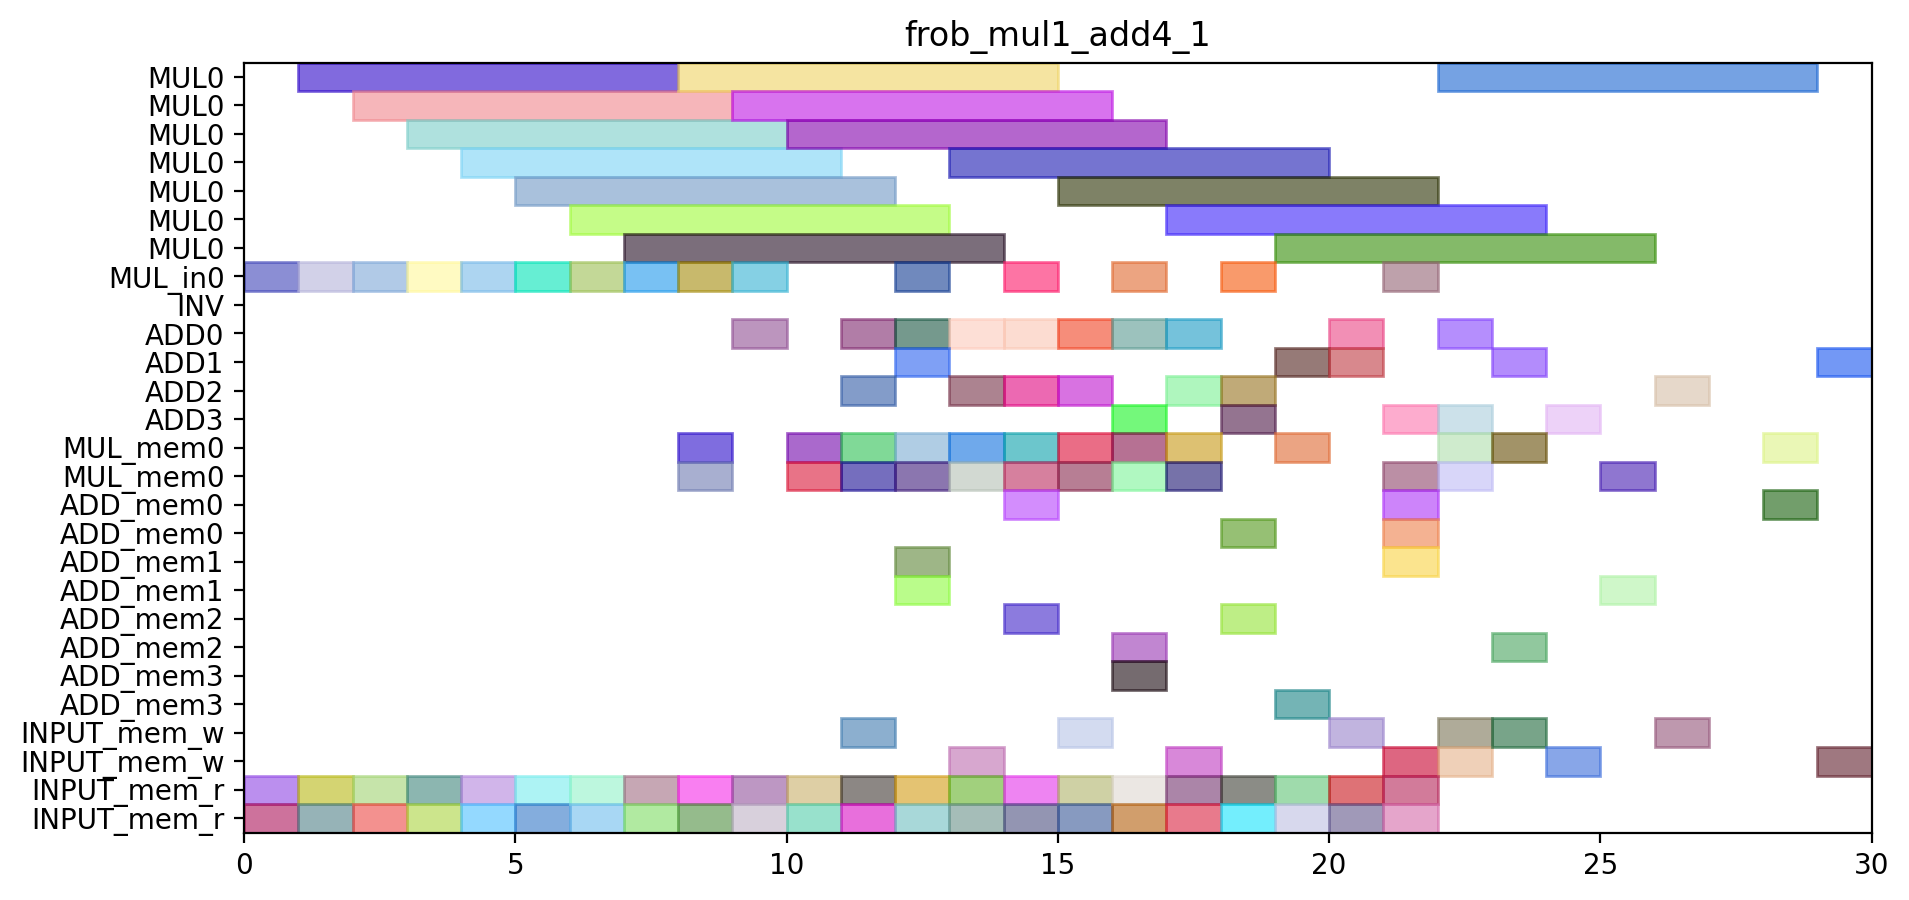

Source code (Python):
from pyschedule import Scenario, solvers, plotters, alt

def solve_frob_mul1_add4_1(ConstStep, ExpStep):
	horizon = 117
	S=Scenario("frob_mul1_add4_1",horizon = horizon)

	# resource
	MUL = S.Resources('MUL', num=1, size=7)
	MUL_in = S.Resources('MUL_in', num=1)
	INV = S.Resource('INV')
	ADD = S.Resources('ADD', num=4, periods=range(1, horizon))
	MUL_mem = S.Resources('MUL_mem', num=1, size=2)
	ADD_mem = S.Resources('ADD_mem', num=4, size=2)
	INPUT_mem_w = S.Resource('INPUT_mem_w', size=2)
	INPUT_mem_r = S.Resource('INPUT_mem_r', size=2)

	# result of previous scheduling
	NEW_F01T0_in = S.Task('NEW_F01T0_in', length=1, delay_cost=1)
	S += NEW_F01T0_in >= 2
	NEW_F01T0_in += MUL_in[0]

	NEW_F01T0_mem0 = S.Task('NEW_F01T0_mem0', length=1, delay_cost=1)
	S += NEW_F01T0_mem0 >= 2
	NEW_F01T0_mem0 += INPUT_mem_r

	NEW_F01T0_mem1 = S.Task('NEW_F01T0_mem1', length=1, delay_cost=1)
	S += NEW_F01T0_mem1 >= 2
	NEW_F01T0_mem1 += INPUT_mem_r

	NEW_F01T0 = S.Task('NEW_F01T0', length=7, delay_cost=1)
	S += NEW_F01T0 >= 3
	NEW_F01T0 += MUL[0]

	NEW_F01T1_in = S.Task('NEW_F01T1_in', length=1, delay_cost=1)
	S += NEW_F01T1_in >= 3
	NEW_F01T1_in += MUL_in[0]

	NEW_F01T1_mem0 = S.Task('NEW_F01T1_mem0', length=1, delay_cost=1)
	S += NEW_F01T1_mem0 >= 3
	NEW_F01T1_mem0 += INPUT_mem_r

	NEW_F01T1_mem1 = S.Task('NEW_F01T1_mem1', length=1, delay_cost=1)
	S += NEW_F01T1_mem1 >= 3
	NEW_F01T1_mem1 += INPUT_mem_r

	NEW_F01T1 = S.Task('NEW_F01T1', length=7, delay_cost=1)
	S += NEW_F01T1 >= 4
	NEW_F01T1 += MUL[0]

	NEW_F11T0_in = S.Task('NEW_F11T0_in', length=1, delay_cost=1)
	S += NEW_F11T0_in >= 5
	NEW_F11T0_in += MUL_in[0]

	NEW_F11T0_mem0 = S.Task('NEW_F11T0_mem0', length=1, delay_cost=1)
	S += NEW_F11T0_mem0 >= 5
	NEW_F11T0_mem0 += INPUT_mem_r

	NEW_F11T0_mem1 = S.Task('NEW_F11T0_mem1', length=1, delay_cost=1)
	S += NEW_F11T0_mem1 >= 5
	NEW_F11T0_mem1 += INPUT_mem_r

	NEW_F11T0 = S.Task('NEW_F11T0', length=7, delay_cost=1)
	S += NEW_F11T0 >= 6
	NEW_F11T0 += MUL[0]

	NEW_F21T0_in = S.Task('NEW_F21T0_in', length=1, delay_cost=1)
	S += NEW_F21T0_in >= 7
	NEW_F21T0_in += MUL_in[0]

	NEW_F21T0_mem0 = S.Task('NEW_F21T0_mem0', length=1, delay_cost=1)
	S += NEW_F21T0_mem0 >= 7
	NEW_F21T0_mem0 += INPUT_mem_r

	NEW_F21T0_mem1 = S.Task('NEW_F21T0_mem1', length=1, delay_cost=1)
	S += NEW_F21T0_mem1 >= 7
	NEW_F21T0_mem1 += INPUT_mem_r

	NEW_F20T1_in = S.Task('NEW_F20T1_in', length=1, delay_cost=1)
	S += NEW_F20T1_in >= 8
	NEW_F20T1_in += MUL_in[0]

	NEW_F20T1_mem0 = S.Task('NEW_F20T1_mem0', length=1, delay_cost=1)
	S += NEW_F20T1_mem0 >= 8
	NEW_F20T1_mem0 += INPUT_mem_r

	NEW_F20T1_mem1 = S.Task('NEW_F20T1_mem1', length=1, delay_cost=1)
	S += NEW_F20T1_mem1 >= 8
	NEW_F20T1_mem1 += INPUT_mem_r

	NEW_F21T0 = S.Task('NEW_F21T0', length=7, delay_cost=1)
	S += NEW_F21T0 >= 8
	NEW_F21T0 += MUL[0]

	NEW_F20T0_in = S.Task('NEW_F20T0_in', length=1, delay_cost=1)
	S += NEW_F20T0_in >= 9
	NEW_F20T0_in += MUL_in[0]

	NEW_F20T0_mem0 = S.Task('NEW_F20T0_mem0', length=1, delay_cost=1)
	S += NEW_F20T0_mem0 >= 9
	NEW_F20T0_mem0 += INPUT_mem_r

	NEW_F20T0_mem1 = S.Task('NEW_F20T0_mem1', length=1, delay_cost=1)
	S += NEW_F20T0_mem1 >= 9
	NEW_F20T0_mem1 += INPUT_mem_r

	NEW_F20T1 = S.Task('NEW_F20T1', length=7, delay_cost=1)
	S += NEW_F20T1 >= 9
	NEW_F20T1 += MUL[0]

	NEW_F010_mem0 = S.Task('NEW_F010_mem0', length=1, delay_cost=1)
	S += NEW_F010_mem0 >= 10
	NEW_F010_mem0 += MUL_mem[0]

	NEW_F010_mem1 = S.Task('NEW_F010_mem1', length=1, delay_cost=1)
	S += NEW_F010_mem1 >= 10
	NEW_F010_mem1 += MUL_mem[0]

	NEW_F20T0 = S.Task('NEW_F20T0', length=7, delay_cost=1)
	S += NEW_F20T0 >= 10
	NEW_F20T0 += MUL[0]

	NEW_F010 = S.Task('NEW_F010', length=1, delay_cost=1)
	S += NEW_F010 >= 11
	NEW_F010 += ADD[2]

	NEW_F010_w = S.Task('NEW_F010_w', length=1, delay_cost=1)
	S += NEW_F010_w >= 11
	NEW_F010_w += INPUT_mem_w

	NEW_F01T5_mem0 = S.Task('NEW_F01T5_mem0', length=1, delay_cost=1)
	S += NEW_F01T5_mem0 >= 11
	NEW_F01T5_mem0 += MUL_mem[0]

	NEW_F01T5_mem1 = S.Task('NEW_F01T5_mem1', length=1, delay_cost=1)
	S += NEW_F01T5_mem1 >= 11
	NEW_F01T5_mem1 += MUL_mem[0]

	NEW_F20T3_mem0 = S.Task('NEW_F20T3_mem0', length=1, delay_cost=1)
	S += NEW_F20T3_mem0 >= 11
	NEW_F20T3_mem0 += INPUT_mem_r

	NEW_F20T3_mem1 = S.Task('NEW_F20T3_mem1', length=1, delay_cost=1)
	S += NEW_F20T3_mem1 >= 11
	NEW_F20T3_mem1 += INPUT_mem_r

	NEW_F01T5 = S.Task('NEW_F01T5', length=1, delay_cost=1)
	S += NEW_F01T5 >= 12
	NEW_F01T5 += ADD[0]

	NEW_F110_mem0 = S.Task('NEW_F110_mem0', length=1, delay_cost=1)
	S += NEW_F110_mem0 >= 12
	NEW_F110_mem0 += MUL_mem[0]

	NEW_F110_mem1 = S.Task('NEW_F110_mem1', length=1, delay_cost=1)
	S += NEW_F110_mem1 >= 12
	NEW_F110_mem1 += MUL_mem[0]

	NEW_F20T3 = S.Task('NEW_F20T3', length=1, delay_cost=1)
	S += NEW_F20T3 >= 12
	NEW_F20T3 += ADD[1]

	NEW_F20T4_in = S.Task('NEW_F20T4_in', length=1, delay_cost=1)
	S += NEW_F20T4_in >= 12
	NEW_F20T4_in += MUL_in[0]

	NEW_F20T4_mem0 = S.Task('NEW_F20T4_mem0', length=1, delay_cost=1)
	S += NEW_F20T4_mem0 >= 12
	NEW_F20T4_mem0 += ADD_mem[1]

	NEW_F20T4_mem1 = S.Task('NEW_F20T4_mem1', length=1, delay_cost=1)
	S += NEW_F20T4_mem1 >= 12
	NEW_F20T4_mem1 += ADD_mem[1]

	NEW_F21T2_mem0 = S.Task('NEW_F21T2_mem0', length=1, delay_cost=1)
	S += NEW_F21T2_mem0 >= 12
	NEW_F21T2_mem0 += INPUT_mem_r

	NEW_F21T2_mem1 = S.Task('NEW_F21T2_mem1', length=1, delay_cost=1)
	S += NEW_F21T2_mem1 >= 12
	NEW_F21T2_mem1 += INPUT_mem_r

	NEW_F110 = S.Task('NEW_F110', length=1, delay_cost=1)
	S += NEW_F110 >= 13
	NEW_F110 += ADD[0]

	NEW_F110_w = S.Task('NEW_F110_w', length=1, delay_cost=1)
	S += NEW_F110_w >= 13
	NEW_F110_w += INPUT_mem_w

	NEW_F11T5_mem0 = S.Task('NEW_F11T5_mem0', length=1, delay_cost=1)
	S += NEW_F11T5_mem0 >= 13
	NEW_F11T5_mem0 += MUL_mem[0]

	NEW_F11T5_mem1 = S.Task('NEW_F11T5_mem1', length=1, delay_cost=1)
	S += NEW_F11T5_mem1 >= 13
	NEW_F11T5_mem1 += MUL_mem[0]

	NEW_F20T4 = S.Task('NEW_F20T4', length=7, delay_cost=1)
	S += NEW_F20T4 >= 13
	NEW_F20T4 += MUL[0]

	NEW_F21T2 = S.Task('NEW_F21T2', length=1, delay_cost=1)
	S += NEW_F21T2 >= 13
	NEW_F21T2 += ADD[2]

	NEW_F21T3_mem0 = S.Task('NEW_F21T3_mem0', length=1, delay_cost=1)
	S += NEW_F21T3_mem0 >= 13
	NEW_F21T3_mem0 += INPUT_mem_r

	NEW_F21T3_mem1 = S.Task('NEW_F21T3_mem1', length=1, delay_cost=1)
	S += NEW_F21T3_mem1 >= 13
	NEW_F21T3_mem1 += INPUT_mem_r

	NEW_F11T3_mem0 = S.Task('NEW_F11T3_mem0', length=1, delay_cost=1)
	S += NEW_F11T3_mem0 >= 14
	NEW_F11T3_mem0 += INPUT_mem_r

	NEW_F11T3_mem1 = S.Task('NEW_F11T3_mem1', length=1, delay_cost=1)
	S += NEW_F11T3_mem1 >= 14
	NEW_F11T3_mem1 += INPUT_mem_r

	NEW_F11T5 = S.Task('NEW_F11T5', length=1, delay_cost=1)
	S += NEW_F11T5 >= 14
	NEW_F11T5 += ADD[2]

	NEW_F210_mem0 = S.Task('NEW_F210_mem0', length=1, delay_cost=1)
	S += NEW_F210_mem0 >= 14
	NEW_F210_mem0 += MUL_mem[0]

	NEW_F210_mem1 = S.Task('NEW_F210_mem1', length=1, delay_cost=1)
	S += NEW_F210_mem1 >= 14
	NEW_F210_mem1 += MUL_mem[0]

	NEW_F21T3 = S.Task('NEW_F21T3', length=1, delay_cost=1)
	S += NEW_F21T3 >= 14
	NEW_F21T3 += ADD[0]

	NEW_F21T4_in = S.Task('NEW_F21T4_in', length=1, delay_cost=1)
	S += NEW_F21T4_in >= 14
	NEW_F21T4_in += MUL_in[0]

	NEW_F21T4_mem0 = S.Task('NEW_F21T4_mem0', length=1, delay_cost=1)
	S += NEW_F21T4_mem0 >= 14
	NEW_F21T4_mem0 += ADD_mem[2]

	NEW_F21T4_mem1 = S.Task('NEW_F21T4_mem1', length=1, delay_cost=1)
	S += NEW_F21T4_mem1 >= 14
	NEW_F21T4_mem1 += ADD_mem[0]

	NEW_F11T2_mem0 = S.Task('NEW_F11T2_mem0', length=1, delay_cost=1)
	S += NEW_F11T2_mem0 >= 15
	NEW_F11T2_mem0 += INPUT_mem_r

	NEW_F11T2_mem1 = S.Task('NEW_F11T2_mem1', length=1, delay_cost=1)
	S += NEW_F11T2_mem1 >= 15
	NEW_F11T2_mem1 += INPUT_mem_r

	NEW_F11T3 = S.Task('NEW_F11T3', length=1, delay_cost=1)
	S += NEW_F11T3 >= 15
	NEW_F11T3 += ADD[2]

	NEW_F210 = S.Task('NEW_F210', length=1, delay_cost=1)
	S += NEW_F210 >= 15
	NEW_F210 += ADD[0]

	NEW_F210_w = S.Task('NEW_F210_w', length=1, delay_cost=1)
	S += NEW_F210_w >= 15
	NEW_F210_w += INPUT_mem_w

	NEW_F21T4 = S.Task('NEW_F21T4', length=7, delay_cost=1)
	S += NEW_F21T4 >= 15
	NEW_F21T4 += MUL[0]

	NEW_F21T5_mem0 = S.Task('NEW_F21T5_mem0', length=1, delay_cost=1)
	S += NEW_F21T5_mem0 >= 15
	NEW_F21T5_mem0 += MUL_mem[0]

	NEW_F21T5_mem1 = S.Task('NEW_F21T5_mem1', length=1, delay_cost=1)
	S += NEW_F21T5_mem1 >= 15
	NEW_F21T5_mem1 += MUL_mem[0]

	NEW_F10T3_mem0 = S.Task('NEW_F10T3_mem0', length=1, delay_cost=1)
	S += NEW_F10T3_mem0 >= 16
	NEW_F10T3_mem0 += INPUT_mem_r

	NEW_F10T3_mem1 = S.Task('NEW_F10T3_mem1', length=1, delay_cost=1)
	S += NEW_F10T3_mem1 >= 16
	NEW_F10T3_mem1 += INPUT_mem_r

	NEW_F11T2 = S.Task('NEW_F11T2', length=1, delay_cost=1)
	S += NEW_F11T2 >= 16
	NEW_F11T2 += ADD[3]

	NEW_F11T4_in = S.Task('NEW_F11T4_in', length=1, delay_cost=1)
	S += NEW_F11T4_in >= 16
	NEW_F11T4_in += MUL_in[0]

	NEW_F11T4_mem0 = S.Task('NEW_F11T4_mem0', length=1, delay_cost=1)
	S += NEW_F11T4_mem0 >= 16
	NEW_F11T4_mem0 += ADD_mem[3]

	NEW_F11T4_mem1 = S.Task('NEW_F11T4_mem1', length=1, delay_cost=1)
	S += NEW_F11T4_mem1 >= 16
	NEW_F11T4_mem1 += ADD_mem[2]

	NEW_F200_mem0 = S.Task('NEW_F200_mem0', length=1, delay_cost=1)
	S += NEW_F200_mem0 >= 16
	NEW_F200_mem0 += MUL_mem[0]

	NEW_F200_mem1 = S.Task('NEW_F200_mem1', length=1, delay_cost=1)
	S += NEW_F200_mem1 >= 16
	NEW_F200_mem1 += MUL_mem[0]

	NEW_F21T5 = S.Task('NEW_F21T5', length=1, delay_cost=1)
	S += NEW_F21T5 >= 16
	NEW_F21T5 += ADD[0]

	NEW_F10T2_mem0 = S.Task('NEW_F10T2_mem0', length=1, delay_cost=1)
	S += NEW_F10T2_mem0 >= 17
	NEW_F10T2_mem0 += INPUT_mem_r

	NEW_F10T2_mem1 = S.Task('NEW_F10T2_mem1', length=1, delay_cost=1)
	S += NEW_F10T2_mem1 >= 17
	NEW_F10T2_mem1 += INPUT_mem_r

	NEW_F10T3 = S.Task('NEW_F10T3', length=1, delay_cost=1)
	S += NEW_F10T3 >= 17
	NEW_F10T3 += ADD[0]

	NEW_F11T4 = S.Task('NEW_F11T4', length=7, delay_cost=1)
	S += NEW_F11T4 >= 17
	NEW_F11T4 += MUL[0]

	NEW_F200 = S.Task('NEW_F200', length=1, delay_cost=1)
	S += NEW_F200 >= 17
	NEW_F200 += ADD[2]

	NEW_F200_w = S.Task('NEW_F200_w', length=1, delay_cost=1)
	S += NEW_F200_w >= 17
	NEW_F200_w += INPUT_mem_w

	NEW_F20T5_mem0 = S.Task('NEW_F20T5_mem0', length=1, delay_cost=1)
	S += NEW_F20T5_mem0 >= 17
	NEW_F20T5_mem0 += MUL_mem[0]

	NEW_F20T5_mem1 = S.Task('NEW_F20T5_mem1', length=1, delay_cost=1)
	S += NEW_F20T5_mem1 >= 17
	NEW_F20T5_mem1 += MUL_mem[0]

	NEW_F10T2 = S.Task('NEW_F10T2', length=1, delay_cost=1)
	S += NEW_F10T2 >= 18
	NEW_F10T2 += ADD[2]

	NEW_F10T4_in = S.Task('NEW_F10T4_in', length=1, delay_cost=1)
	S += NEW_F10T4_in >= 18
	NEW_F10T4_in += MUL_in[0]

	NEW_F10T4_mem0 = S.Task('NEW_F10T4_mem0', length=1, delay_cost=1)
	S += NEW_F10T4_mem0 >= 18
	NEW_F10T4_mem0 += ADD_mem[2]

	NEW_F10T4_mem1 = S.Task('NEW_F10T4_mem1', length=1, delay_cost=1)
	S += NEW_F10T4_mem1 >= 18
	NEW_F10T4_mem1 += ADD_mem[0]

	NEW_F20T5 = S.Task('NEW_F20T5', length=1, delay_cost=1)
	S += NEW_F20T5 >= 18
	NEW_F20T5 += ADD[3]

	NEW_F01T3_mem0 = S.Task('NEW_F01T3_mem0', length=1, delay_cost=1)
	S += NEW_F01T3_mem0 >= 19
	NEW_F01T3_mem0 += INPUT_mem_r

	NEW_F01T3_mem1 = S.Task('NEW_F01T3_mem1', length=1, delay_cost=1)
	S += NEW_F01T3_mem1 >= 19
	NEW_F01T3_mem1 += INPUT_mem_r

	NEW_F10T4 = S.Task('NEW_F10T4', length=7, delay_cost=1)
	S += NEW_F10T4 >= 19
	NEW_F10T4 += MUL[0]

	NEW_F201_mem0 = S.Task('NEW_F201_mem0', length=1, delay_cost=1)
	S += NEW_F201_mem0 >= 19
	NEW_F201_mem0 += MUL_mem[0]

	NEW_F201_mem1 = S.Task('NEW_F201_mem1', length=1, delay_cost=1)
	S += NEW_F201_mem1 >= 19
	NEW_F201_mem1 += ADD_mem[3]

	NEW_F001_mem0 = S.Task('NEW_F001_mem0', length=1, delay_cost=1)
	S += NEW_F001_mem0 >= 20
	NEW_F001_mem0 += INPUT_mem_r

	NEW_F001_mem1 = S.Task('NEW_F001_mem1', length=1, delay_cost=1)
	S += NEW_F001_mem1 >= 20
	NEW_F001_mem1 += INPUT_mem_r

	NEW_F01T3 = S.Task('NEW_F01T3', length=1, delay_cost=1)
	S += NEW_F01T3 >= 20
	NEW_F01T3 += ADD[1]

	NEW_F201 = S.Task('NEW_F201', length=1, delay_cost=1)
	S += NEW_F201 >= 20
	NEW_F201 += ADD[0]

	NEW_F201_w = S.Task('NEW_F201_w', length=1, delay_cost=1)
	S += NEW_F201_w >= 20
	NEW_F201_w += INPUT_mem_w

	NEW_F000_mem0 = S.Task('NEW_F000_mem0', length=1, delay_cost=1)
	S += NEW_F000_mem0 >= 21
	NEW_F000_mem0 += INPUT_mem_r

	NEW_F000_mem1 = S.Task('NEW_F000_mem1', length=1, delay_cost=1)
	S += NEW_F000_mem1 >= 21
	NEW_F000_mem1 += INPUT_mem_r

	NEW_F001 = S.Task('NEW_F001', length=1, delay_cost=1)
	S += NEW_F001 >= 21
	NEW_F001 += ADD[3]

	NEW_F001_w = S.Task('NEW_F001_w', length=1, delay_cost=1)
	S += NEW_F001_w >= 21
	NEW_F001_w += INPUT_mem_w

	NEW_F211_mem0 = S.Task('NEW_F211_mem0', length=1, delay_cost=1)
	S += NEW_F211_mem0 >= 21
	NEW_F211_mem0 += MUL_mem[0]

	NEW_F211_mem1 = S.Task('NEW_F211_mem1', length=1, delay_cost=1)
	S += NEW_F211_mem1 >= 21
	NEW_F211_mem1 += ADD_mem[0]

	NEW_F000 = S.Task('NEW_F000', length=1, delay_cost=1)
	S += NEW_F000 >= 22
	NEW_F000 += ADD[0]

	NEW_F000_w = S.Task('NEW_F000_w', length=1, delay_cost=1)
	S += NEW_F000_w >= 22
	NEW_F000_w += INPUT_mem_w

	NEW_F211 = S.Task('NEW_F211', length=1, delay_cost=1)
	S += NEW_F211 >= 22
	NEW_F211 += ADD[3]

	NEW_F211_w = S.Task('NEW_F211_w', length=1, delay_cost=1)
	S += NEW_F211_w >= 22
	NEW_F211_w += INPUT_mem_w

	NEW_F111_mem0 = S.Task('NEW_F111_mem0', length=1, delay_cost=1)
	S += NEW_F111_mem0 >= 23
	NEW_F111_mem0 += MUL_mem[0]

	NEW_F111_mem1 = S.Task('NEW_F111_mem1', length=1, delay_cost=1)
	S += NEW_F111_mem1 >= 23
	NEW_F111_mem1 += ADD_mem[2]

	NEW_F111 = S.Task('NEW_F111', length=1, delay_cost=1)
	S += NEW_F111 >= 24
	NEW_F111 += ADD[3]

	NEW_F111_w = S.Task('NEW_F111_w', length=1, delay_cost=1)
	S += NEW_F111_w >= 24
	NEW_F111_w += INPUT_mem_w

	NEW_F101_mem0 = S.Task('NEW_F101_mem0', length=1, delay_cost=1)
	S += NEW_F101_mem0 >= 25
	NEW_F101_mem0 += MUL_mem[0]

	NEW_F101_mem1 = S.Task('NEW_F101_mem1', length=1, delay_cost=1)
	S += NEW_F101_mem1 >= 25
	NEW_F101_mem1 += ADD_mem[1]

	NEW_F101 = S.Task('NEW_F101', length=1, delay_cost=1)
	S += NEW_F101 >= 26
	NEW_F101 += ADD[2]

	NEW_F101_w = S.Task('NEW_F101_w', length=1, delay_cost=1)
	S += NEW_F101_w >= 26
	NEW_F101_w += INPUT_mem_w


	# new tasks
	NEW_F10T0_in = S.Task('NEW_F10T0_in', length=1, delay_cost=1)
	NEW_F10T0_in += alt(MUL_in)
	NEW_F10T0 = S.Task('NEW_F10T0', length=7, delay_cost=1)
	NEW_F10T0 += alt(MUL)
	S+=NEW_F10T0>=NEW_F10T0_in

	NEW_F10T0_mem0 = S.Task('NEW_F10T0_mem0', length=1, delay_cost=1)
	NEW_F10T0_mem0 += INPUT_mem_r
	S += NEW_F10T0_mem0<=NEW_F10T0

	NEW_F10T0_mem1 = S.Task('NEW_F10T0_mem1', length=1, delay_cost=1)
	NEW_F10T0_mem1 += INPUT_mem_r
	S += NEW_F10T0_mem1<=NEW_F10T0

	NEW_F10T1_in = S.Task('NEW_F10T1_in', length=1, delay_cost=1)
	NEW_F10T1_in += alt(MUL_in)
	NEW_F10T1 = S.Task('NEW_F10T1', length=7, delay_cost=1)
	NEW_F10T1 += alt(MUL)
	S+=NEW_F10T1>=NEW_F10T1_in

	NEW_F10T1_mem0 = S.Task('NEW_F10T1_mem0', length=1, delay_cost=1)
	NEW_F10T1_mem0 += INPUT_mem_r
	S += NEW_F10T1_mem0<=NEW_F10T1

	NEW_F10T1_mem1 = S.Task('NEW_F10T1_mem1', length=1, delay_cost=1)
	NEW_F10T1_mem1 += INPUT_mem_r
	S += NEW_F10T1_mem1<=NEW_F10T1

	NEW_F20T2 = S.Task('NEW_F20T2', length=1, delay_cost=1)
	NEW_F20T2 += alt(ADD)

	NEW_F20T2_mem0 = S.Task('NEW_F20T2_mem0', length=1, delay_cost=1)
	NEW_F20T2_mem0 += INPUT_mem_r
	S += NEW_F20T2_mem0<=NEW_F20T2

	NEW_F20T2_mem1 = S.Task('NEW_F20T2_mem1', length=1, delay_cost=1)
	NEW_F20T2_mem1 += INPUT_mem_r
	S += NEW_F20T2_mem1<=NEW_F20T2

	NEW_F01T2 = S.Task('NEW_F01T2', length=1, delay_cost=1)
	NEW_F01T2 += alt(ADD)

	NEW_F01T2_mem0 = S.Task('NEW_F01T2_mem0', length=1, delay_cost=1)
	NEW_F01T2_mem0 += INPUT_mem_r
	S += NEW_F01T2_mem0<=NEW_F01T2

	NEW_F01T2_mem1 = S.Task('NEW_F01T2_mem1', length=1, delay_cost=1)
	NEW_F01T2_mem1 += INPUT_mem_r
	S += NEW_F01T2_mem1<=NEW_F01T2

	NEW_F11T1_in = S.Task('NEW_F11T1_in', length=1, delay_cost=1)
	NEW_F11T1_in += alt(MUL_in)
	NEW_F11T1 = S.Task('NEW_F11T1', length=7, delay_cost=1)
	NEW_F11T1 += alt(MUL)
	S+=NEW_F11T1>=NEW_F11T1_in

	NEW_F11T1_mem0 = S.Task('NEW_F11T1_mem0', length=1, delay_cost=1)
	NEW_F11T1_mem0 += INPUT_mem_r
	S += NEW_F11T1_mem0<=NEW_F11T1

	NEW_F11T1_mem1 = S.Task('NEW_F11T1_mem1', length=1, delay_cost=1)
	NEW_F11T1_mem1 += INPUT_mem_r
	S += NEW_F11T1_mem1<=NEW_F11T1

	NEW_F21T1_in = S.Task('NEW_F21T1_in', length=1, delay_cost=1)
	NEW_F21T1_in += alt(MUL_in)
	NEW_F21T1 = S.Task('NEW_F21T1', length=7, delay_cost=1)
	NEW_F21T1 += alt(MUL)
	S+=NEW_F21T1>=NEW_F21T1_in

	NEW_F21T1_mem0 = S.Task('NEW_F21T1_mem0', length=1, delay_cost=1)
	NEW_F21T1_mem0 += INPUT_mem_r
	S += NEW_F21T1_mem0<=NEW_F21T1

	NEW_F21T1_mem1 = S.Task('NEW_F21T1_mem1', length=1, delay_cost=1)
	NEW_F21T1_mem1 += INPUT_mem_r
	S += NEW_F21T1_mem1<=NEW_F21T1

	NEW_F10T5 = S.Task('NEW_F10T5', length=1, delay_cost=1)
	NEW_F10T5 += alt(ADD)

	NEW_F10T5_mem0 = S.Task('NEW_F10T5_mem0', length=1, delay_cost=1)
	NEW_F10T5_mem0 += alt(MUL_mem)
	S += (NEW_F10T0*MUL[0])-1<NEW_F10T5_mem0*MUL_mem[0]
	S += NEW_F10T5_mem0<=NEW_F10T5

	NEW_F10T5_mem1 = S.Task('NEW_F10T5_mem1', length=1, delay_cost=1)
	NEW_F10T5_mem1 += alt(MUL_mem)
	S += (NEW_F10T1*MUL[0])-1<NEW_F10T5_mem1*MUL_mem[0]
	S += NEW_F10T5_mem1<=NEW_F10T5

	NEW_F01T4_in = S.Task('NEW_F01T4_in', length=1, delay_cost=1)
	NEW_F01T4_in += alt(MUL_in)
	NEW_F01T4 = S.Task('NEW_F01T4', length=7, delay_cost=1)
	NEW_F01T4 += alt(MUL)
	S+=NEW_F01T4>=NEW_F01T4_in

	NEW_F01T4_mem0 = S.Task('NEW_F01T4_mem0', length=1, delay_cost=1)
	NEW_F01T4_mem0 += alt(ADD_mem)
	S += (NEW_F01T2*ADD[0])-1<NEW_F01T4_mem0*ADD_mem[0]
	S += (NEW_F01T2*ADD[1])-1<NEW_F01T4_mem0*ADD_mem[1]
	S += (NEW_F01T2*ADD[2])-1<NEW_F01T4_mem0*ADD_mem[2]
	S += (NEW_F01T2*ADD[3])-1<NEW_F01T4_mem0*ADD_mem[3]
	S += NEW_F01T4_mem0<=NEW_F01T4

	NEW_F01T4_mem1 = S.Task('NEW_F01T4_mem1', length=1, delay_cost=1)
	NEW_F01T4_mem1 += ADD_mem[1]
	S += NEW_F01T3<NEW_F01T4_mem1
	S += NEW_F01T4_mem1<=NEW_F01T4

	NEW_F100 = S.Task('NEW_F100', length=1, delay_cost=1)
	NEW_F100 += alt(ADD)

	NEW_F100_mem0 = S.Task('NEW_F100_mem0', length=1, delay_cost=1)
	NEW_F100_mem0 += alt(MUL_mem)
	S += (NEW_F10T0*MUL[0])-1<NEW_F100_mem0*MUL_mem[0]
	S += NEW_F100_mem0<=NEW_F100

	NEW_F100_mem1 = S.Task('NEW_F100_mem1', length=1, delay_cost=1)
	NEW_F100_mem1 += alt(MUL_mem)
	S += (NEW_F10T1*MUL[0])-1<NEW_F100_mem1*MUL_mem[0]
	S += NEW_F100_mem1<=NEW_F100

	NEW_F100_w = S.Task('NEW_F100_w', length=1, delay_cost=1)
	NEW_F100_w += alt(INPUT_mem_w)
	S += 22 < NEW_F100_w
	S += NEW_F100-1 <= NEW_F100_w

	NEW_F011 = S.Task('NEW_F011', length=1, delay_cost=1)
	NEW_F011 += alt(ADD)

	NEW_F011_mem0 = S.Task('NEW_F011_mem0', length=1, delay_cost=1)
	NEW_F011_mem0 += alt(MUL_mem)
	S += (NEW_F01T4*MUL[0])-1<NEW_F011_mem0*MUL_mem[0]
	S += NEW_F011_mem0<=NEW_F011

	NEW_F011_mem1 = S.Task('NEW_F011_mem1', length=1, delay_cost=1)
	NEW_F011_mem1 += ADD_mem[0]
	S += NEW_F01T5<NEW_F011_mem1
	S += NEW_F011_mem1<=NEW_F011

	NEW_F011_w = S.Task('NEW_F011_w', length=1, delay_cost=1)
	NEW_F011_w += alt(INPUT_mem_w)
	S += 22 < NEW_F011_w
	S += NEW_F011-1 <= NEW_F011_w

	solvers.mip.solve(S,msg=1,kind='CPLEX', time_limit=3600)

	solution = [['hoge']*len(S.solution()[1]) for i in range(len(S.solution()))]
	for i in range(len(S.solution())):
		for j in range(len(S.solution()[i])):
			solution[i][j]=str(S.solution()[i][j])
	print(solution)

	cycles = int(solution[-1][3])

	pic_file_name = "frob_mul1_add4/frob_mul1_add4_1.png"
	if(S.solution() != []):
		plotters.matplotlib.plot(S,img_filename=pic_file_name, vertical_text=True, fig_size=(cycles*0.25+3, 5), show_task_labels=False)

	return solution

if __name__ == "__main__":
	solution = solve_frob_mul1_add4_1(0, 0)
